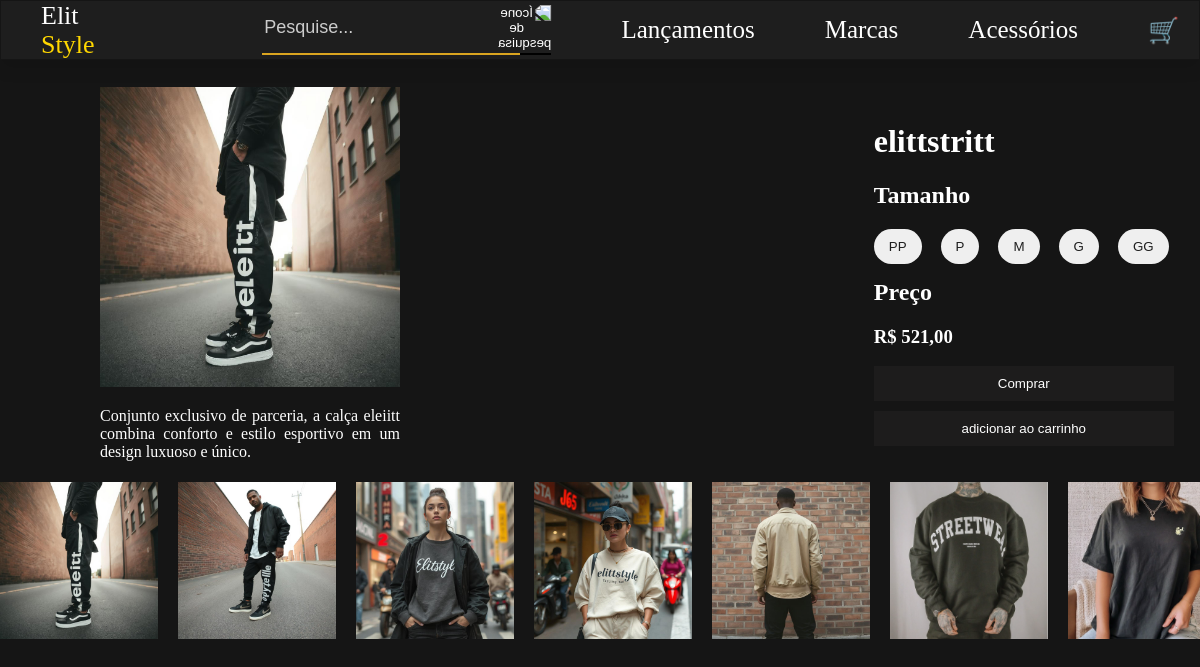
Screenshot of /Views/produto.php?id=1 with the database file from the repository.
### tables this page shows
CREATE TABLE produto (
    id_produto INT AUTO_INCREMENT PRIMARY KEY,
    nome VARCHAR(255) NOT NULL,
    descricao TEXT,
    preco DECIMAL(10,2) NOT NULL,
    quantidade_estoque INT DEFAULT 0,
    url TEXT
);

### backend/models/Produto.php (called while the page is built, shortened)
<?php
require_once BASE_PATH . 'backend/db/database.php';
class Produto {
    private $conn;
    public function __construct() {
        $database = new Database();
        $this->conn = $database->getConnection();
    }
    public function getProdutoPorId($id) {
        $query = "SELECT * FROM produto WHERE id_produto = ?";
        $stmt = $this->conn->prepare($query);
        $stmt->bind_param("i", $id);
        $stmt->execute();
        $result = $stmt->get_result();
        if ($result->num_rows > 0) {
            $produto = $result->fetch_assoc();
            return $produto;
        } else {
            error_log("Nenhum produto encontrado com o ID: " . $id);
            return null;
        }
    }
}

### backend/db/database.php (called while the page is built, shortened)
<?php
class Database {
    private $host = "localhost";
    private $db_name = "elitStyle";
    private $username = "root";
    private $password = "";
    public function getConnection() {
        $this->conn = null;
        try {
            $this->conn = new mysqli($this->host, $this->username, $this->password, $this->db_name);
            $this->conn->set_charset("utf8");
        } catch(Exception $e) {
            echo "Erro de conexão: " . $e->getMessage();
        }
        return $this->conn;
    }
}

### Views/produto.php (the view, shortened to what this page needs)
<?php
require_once __DIR__ . '/../backend/models/Produto.php';
$produtoModel = new Produto();
if (isset($_GET['id'])) {
    $id_produto = $_GET['id'];
    $produto = $produtoModel->getProdutoPorId($id_produto);
} else {
    header('Location: index.html');
    exit();
}
function corrigirCaminhoImagem($url) {
    $path = preg_replace('/^(\.\.\/|\.\/)*/', '', $url);
    $path = preg_replace('/^\/public/', '', $path);
    if (strpos($path, '../public') !== 0) {
        $path = '../public' . $path;
    }
    return $path;
}
if (!function_exists('base_url')) {
    function base_url($path = '') {
        $base_url = '//' . $_SERVER['HTTP_HOST'] . dirname($_SERVER['PHP_SELF']);
        return rtrim($base_url, '/') . '/' . ltrim($path, '/');
    }
}
?>
<!DOCTYPE html>
<html lang="en">
<head>
    <link rel="stylesheet" href="../public/css/style.css">
    <link rel="stylesheet" href="../public/css/animation.css">
</head>
<body>
    <header>
        <nav class="Nav_Bar">
            <div class="logo">
                <a href="<?php echo base_url(); ?>" class="logo-link">
                    <span>Elit</span>
                    <span class="Dorado">Style</span>
                </a>
            </div>
            <div class="search-pesqui">
                <input type="text" class="search-input" placeholder="Pesquise...">
                <button class="search-icon">
                  <img src="https://cdn.icon-icons.com/icons2/2645/PNG/512/search_icon_159890.png" alt="Ícone de pesquisa">
                </button>
                <div class="animation_bar"></div>
            </div>
            <ul class="nav-links">
                <li><a href="#">Lançamentos</a></li>
                <li><a href="#">Marcas</a></li>
                <li><a href="#">Acessórios</a></li>
                <li><a href="#">🛒</a></li>
            </ul>
        </nav>
    </header>
    <main class="main-produto">
        <div class="content-pg-Produto">
           <div class="produto-descri">
                <?php
                $imagemUrl = corrigirCaminhoImagem($produto['url']);
                ?>
                <img src="<?php echo htmlspecialchars($imagemUrl); ?>" alt="<?php echo htmlspecialchars($produto['nome']); ?>">
                <p><?php echo htmlspecialchars($produto['descricao']); ?></p>
            </div>
            <div class="produto-info">
                <h1><?php echo htmlspecialchars($produto['nome']); ?></h1>
                <h2>Tamanho</h2>
                <div class="tamanho">
                    <button class="button_tamanho">PP</button>
                    <button class="button_tamanho">P</button>
                    <button class="button_tamanho">M</button>
                    <button class="button_tamanho">G</button>
                    <button class="button_tamanho">GG</button>
                </div>
                <h2>Preço</h2>
                <h3><span>R$ </span><?php echo number_format($produto['preco'], 2, ',', '.'); ?></h3>
                <div class="button-submit">
                    <button type="submit">Comprar</button>
                    <button type="submit">adicionar ao carrinho</button>
                </div>
            </div>
        </div>
        <div class="carousel-proprock">
            <div class="carousel-prock">
                <?php
                $carouselItems = [
                    ['id_produto' => 1, 'url' => '../public/img/produtos/calsa01.jpg', 'nome' => 'Calça'],
                    ['id_produto' => 2, 'url' => '../public/img/produtos/conjunto-01.jpg', 'nome' => 'Conjunto 01'],
                    ['id_produto' => 3, 'url' => '../public/img/produtos/conjunto-02.jpg', 'nome' => 'Conjunto 02'],
                    ['id_produto' => 4, 'url' => '../public/img/produtos/conjunto-03.jpg', 'nome' => 'Conjunto 03'],
                    ['id_produto' => 5, 'url' => '../public/img/produtos/conjunto-4.jpg', 'nome' => 'Conjunto 04'],
                    ['id_produto' => 6, 'url' => '../public/img/produtos/imgl1.png', 'nome' => 'Imagem 1'],
                    ['id_produto' => 7, 'url' => '../public/img/produtos/imgl2.png', 'nome' => 'Imagem 2'],
                    ['id_produto' => 8, 'url' => '../public/img/produtos/imgl3.png', 'nome' => 'Imagem 3'],
                    ['id_produto' => 14, 'url' => '../public/img/produtos/acessorios/IMGA1.png', 'nome' => 'Acessório 1'],
                    ['id_produto' => 15, 'url' => '../public/img/produtos/acessorios/IMGA2.png', 'nome' => 'Acessório 2'],
                    ['id_produto' => 16, 'url' => '../public/img/produtos/acessorios/IMGA3.png', 'nome' => 'Acessório 3'],
                    ['id_produto' => 17, 'url' => '../public/img/produtos/acessorios/IMGA4.png', 'nome' => 'Acessório 4'],
                ];
                foreach ($carouselItems as $item):
                ?>
                    <div class="item-carousel-roll">
                        <a href="produto.php?id=<?php echo $item['id_produto']; ?>">
                            <img src="<?php echo htmlspecialchars($item['url']); ?>" alt="<?php echo htmlspecialchars($item['nome']); ?>">
                        </a>
                    </div>
                <?php endforeach; ?>
            </div>
        </div>
    </main>
</body>
</html>

### public/css/style.css (style rules this page uses)
html { scroll-behavior: smooth; }
body, html { margin: 0; padding: 0; width: 100%; overflow-x: hidden; background-color: #151515; }
* { box-sizing: border-box; color: white; }
.Dorado { color: #FFD700; }
.Nav_Bar { height: 60px; width: 100%; display: flex; justify-content: space-between; align-items: center; padding: 10px 20px; background-color: #1E1E1E; border: 1px solid #151515; box-shadow: 0px 8px 16px rgba(0, 0, 0, 0.10); font-size: 1.04vw; position: fixed; z-index: 1000; }
.Nav_Bar ul { list-style-type: none; display: flex; align-items: center; gap: 40px; }
.Nav_Bar li { margin: 0; margin-right: 30px; }
.Nav_Bar ul li a { text-decoration: none; font-size: 25px; }
.logo { margin-left: 20px; font-size: 20px; transform: scale(2.5); transform-origin: left; }
.logo-link { text-decoration: none; color: inherit; }
main { width: 100%; height: 100%; }
.content-pg-Produto { height: 60%; margin-top: 67px; margin-bottom: 5px; display: flex; gap: 30px; justify-content: center; }
.produto-descri { width: 50%; margin-top: 20px; text-align: justify; margin-left: 100px; margin-right: 200px; }
.produto-descri p { width: 300px; }
.produto-descri img { width: 300px; height: 300px; }
.produto-info { margin-top: 35px; width: 30%; }
.button-submit { width: 300px; display: block; margin: 0; }
.button-submit button { width: 300px; height: 35px; margin-bottom: 10px; background-color: #1d1c1c; border: 0; cursor: pointer; }
.button_tamanho { margin-right: 15px; cursor: pointer; border-radius: 20px; }
.button_tamanho { padding: 10px 15px; color: #1E1E1E; border: none; }
.tamanho { height: 30px; margin-top: 15px; margin-bottom: 15px; }
@media screen and (max-width: 1628px) { .logo { transform: scale(1.3); transform-origin: left; width: 100px; } }
@media screen and (max-width: 1628px) { .search-pesqui { margin-right: 30px; } }

### public/css/animation.css (style rules this page uses)
.search-pesqui { display: flex; align-items: center; position: relative; padding-bottom: 5px; width: 600px; margin-left: 15vw; }
.search-input { border: none; outline: none; background-color: transparent; color: white; font-size: 18px; flex-grow: 1; }
.search-input::placeholder { color: #ccc; }
.search-icon { background: transparent; border: none; cursor: pointer; transform: scaleX(-1); padding: 0; }
.search-icon img { width: 24px; height: 24px; }
.animation_bar { position: absolute; bottom: 0; left: 0; height: 2px; background-color: #DAA520; width: 0; animation: loadBar 2s ease-out forwards; }
.carousel-proprock { height: 300px; width: 100%; position: relative; overflow: hidden; }
.carousel-prock { display: flex; gap: 20px; animation: slide 30s linear backwards; }
.item-carousel-roll img { width: 158px; height: 157px; }

### rows the page displays
produto: url (picture), descricao "Conjunto exclusivo de parceria, a calça eleiitt combina conforto e estilo esportivo em um design luxuoso e único.", nome "elittstritt", preco "521,00"
